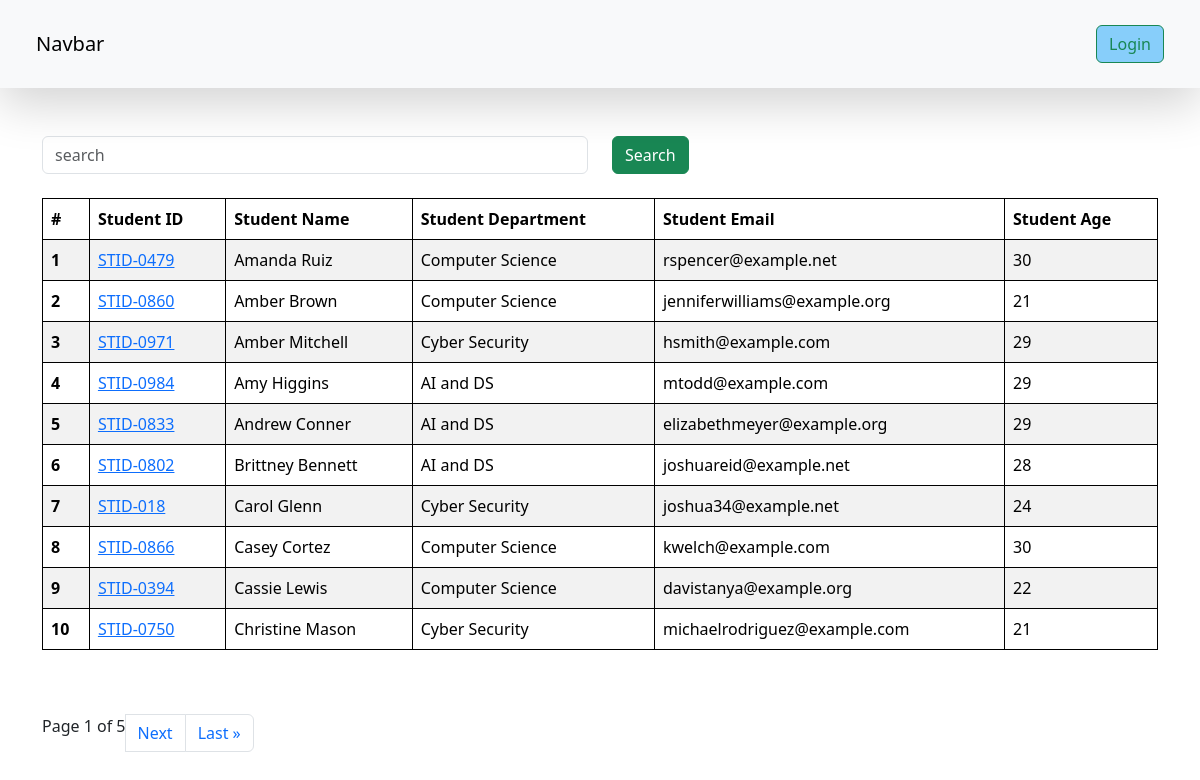
The app's page /students/, older data.
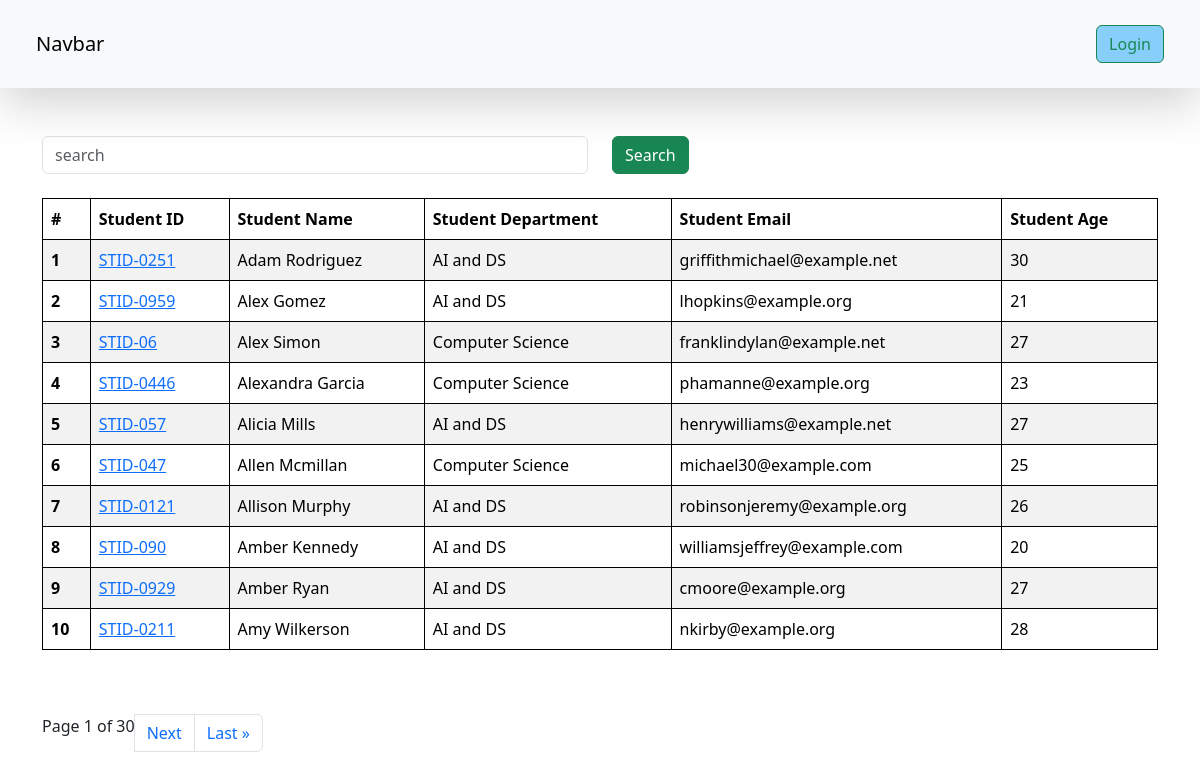
The same page, newer data.
### vege/models.py (models this page shows, shortened)
class Student(models.Model):
    department = models.ForeignKey(Department, related_name="depart",on_delete=models.CASCADE)
    student_id = models.OneToOneField(StudentID, related_name="studentid",on_delete=models.CASCADE)
    student_name = models.CharField(max_length=100)
    student_email = models.EmailField(unique=True)
    student_age = models.IntegerField(default=18)
    student_address = models.TextField()
    is_deleted = models.BooleanField(default=False)
    objects = StudentsManager()
    admin_objects = models.Manager()
    class Meta:
        ordering = ['student_name']
        verbose_name = "student"

class StudentID(models.Model):
    student_id = models.CharField(max_length=100)
    def __str__(self) -> str:
        return self.student_id
    class Meta:
        ordering = ['student_id']

class Department(models.Model):
    department = models.CharField(max_length=100)
    class Meta:
        ordering = ['department']

### vege/views.py (the view, shortened to what this page needs)
# urls.py: path("students/" , get_students , name='get_students'),
def get_students(request):
    queryset = Student.objects.all()
    paginator = Paginator(queryset, 10)  # Show 25 contacts per page.
    page_number = request.GET.get("page",1)
    page_obj = paginator.get_page(page_number)
    return render(request, 'report/students.html' ,{'queryset': page_obj} )

### vege/models.py (called while the page is built)
    def get_queryset(self) -> models.QuerySet:
        return super().get_queryset().filter(is_deleted = False)

### vege/templates/report/students.html (shortened to what this page needs)
{% extends "base.html" %}
{% block start %}
    <div class="container mt-5">
      <form class="mb-4">
      <div class="row">
        <div class="col-md-6">
          <input class="form-control" name="search" placeholder="search">
        </div>
        <div class="col-md-6">
          <button class="btn btn-success">Search</button>
        </div>
      </form>
      </div>
        <table class="table table-striped">
            <thead>
              <tr>
                <th scope="col">#</th>
                <th scope="col">Student ID</th>
                <th scope="col">Student Name</th>
                <th scope="col">Student Department</th>
                <th scope="col">Student Email</th>
                <th scope="col">Student Age</th>
              </tr>
            </thead>
            <tbody>
                {% for student in queryset %}
              <tr>
                <th scope="row">{{ forloop.counter }}</th>
                <td>
                <a href="{% url 'see_marks' student.student_id %}">
                  {{student.student_id}}
                </a>
                </td>
                <td>{{student.student_name}}</td>
                <td>{{student.department.department}}</td>
                <td>{{student.student_email}}</td>
                <td>{{student.student_age}}</td>
              </tr>
              {% endfor %}
            </tbody>
          </table>
          <br><br>
              <nav aria-label="Page navigation example">
                <ul class="pagination">
                    <span class="current">
                        Page {{ queryset.number }} of {{ queryset.paginator.num_pages }}
                    </span>
                    {% if queryset.has_next %}
                    <li class="page-item"><a class="page-link" href="?page={{ queryset.next_page_number }}">Next</a></li>
                    <li class="page-item"><a class="page-link" href="?page={{ queryset.paginator.num_pages }}">Last &raquo;</a></li>
                    {% endif %}
                  </ul>
          </nav>
{% endblock %}

Row changes from the older to the newer data that the page shows:
no longer on this page (row edited): Student: student_id "STID-0479", student_name "Amanda Ruiz", department.department "Computer Science", student_email "rspencer@example.net", student_age "30"
no longer on this page (row edited): Student: student_id "STID-0860", student_name "Amber Brown", department.department "Computer Science", student_email "jenniferwilliams@example.org", student_age "21"
no longer on this page (row edited): Student: student_id "STID-0971", student_name "Amber Mitchell", department.department "Cyber Security", student_email "hsmith@example.com", student_age "29"
no longer on this page (row edited): Student: student_id "STID-0984", student_name "Amy Higgins", department.department "AI and DS", student_email "mtodd@example.com", student_age "29"
no longer on this page (row edited): Student: student_id "STID-0833", student_name "Andrew Conner", department.department "AI and DS", student_email "elizabethmeyer@example.org", student_age "29"
no longer on this page (row edited): Student: student_id "STID-0802", student_name "Brittney Bennett", department.department "AI and DS", student_email "joshuareid@example.net", student_age "28"
no longer on this page (row edited): Student: student_id "STID-018", student_name "Carol Glenn", department.department "Cyber Security", student_email "joshua34@example.net", student_age "24"
no longer on this page (row edited): Student: student_id "STID-0866", student_name "Casey Cortez", department.department "Computer Science", student_email "kwelch@example.com", student_age "30"
no longer on this page (row edited): Student: student_id "STID-0394", student_name "Cassie Lewis", department.department "Computer Science", student_email "davistanya@example.org", student_age "22"
no longer on this page (row edited): Student: student_id "STID-0750", student_name "Christine Mason", department.department "Cyber Security", student_email "michaelrodriguez@example.com", student_age "21"
added Student: student_id "STID-0251", student_name "Adam Rodriguez", department.department "AI and DS", student_email "griffithmichael@example.net", student_age "30"
added Student: student_id "STID-0959", student_name "Alex Gomez", department.department "AI and DS", student_email "lhopkins@example.org", student_age "21"
added Student: student_id "STID-06", student_name "Alex Simon", department.department "Computer Science", student_email "franklindylan@example.net", student_age "27"
added Student: student_id "STID-0446", student_name "Alexandra Garcia", department.department "Computer Science", student_email "phamanne@example.org", student_age "23"
added Student: student_id "STID-057", student_name "Alicia Mills", department.department "AI and DS", student_email "henrywilliams@example.net", student_age "27"
now on this page (row edited): Student: student_id "STID-047", student_name "Allen Mcmillan", department.department "Computer Science", student_email "michael30@example.com", student_age "25"
added Student: student_id "STID-0121", student_name "Allison Murphy", department.department "AI and DS", student_email "robinsonjeremy@example.org", student_age "26"
added Student: student_id "STID-090", student_name "Amber Kennedy", department.department "AI and DS", student_email "williamsjeffrey@example.com", student_age "20"
now on this page (row edited): Student: student_id "STID-0929", student_name "Amber Ryan", department.department "AI and DS", student_email "cmoore@example.org", student_age "27"
now on this page (row edited): Student: student_id "STID-0211", student_name "Amy Wilkerson", department.department "AI and DS", student_email "nkirby@example.org", student_age "28"
Text that changed along with them:
{{ queryset.paginator.num_pages }}: "5" → "30"
